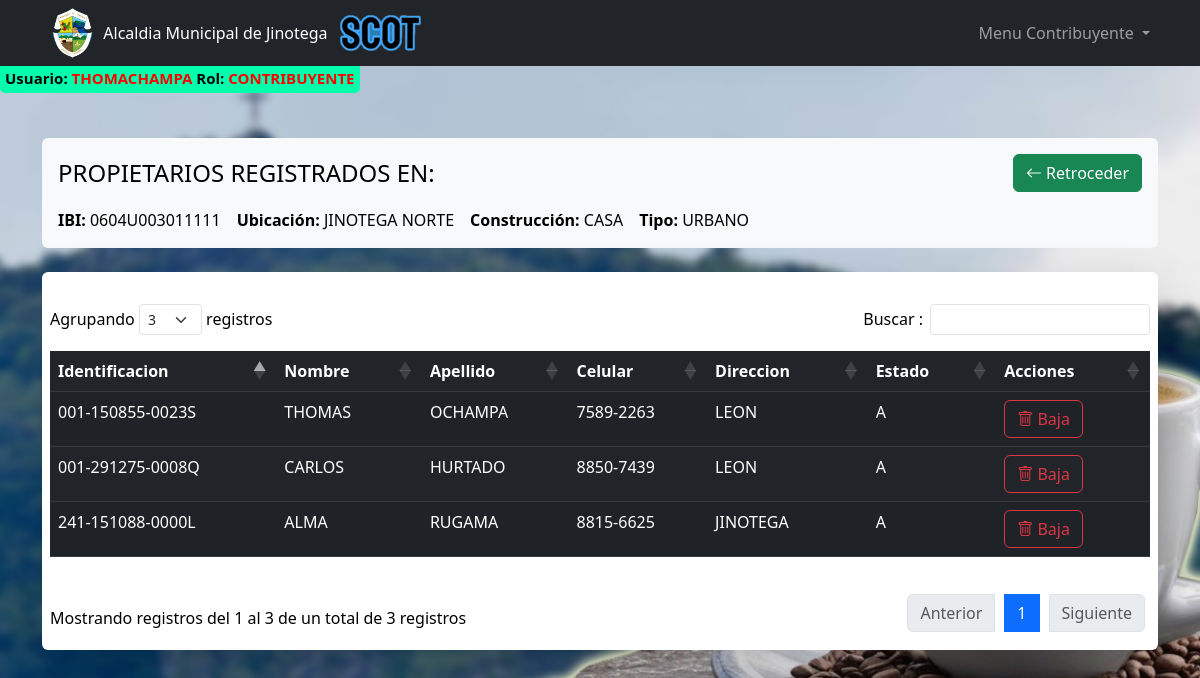
Page /pages/ibis/losPropietarios.php?codCatastral=0604U003011111 (signed in) on the committed database.
### tables this page shows
CREATE TABLE IF NOT EXISTS `ibi` (
  `codIBI` int(11) NOT NULL AUTO_INCREMENT,
  `codCatastral` varchar(30) NOT NULL,
  `ubicacion` varchar(100) DEFAULT NULL,
  `construccion` varchar(50) DEFAULT NULL,
  `tipoIBI` enum('URBANO','RURAL','ESPECIAL') NOT NULL,
  `uso` varchar(50) DEFAULT NULL,
  `TA` enum('S','N') DEFAULT NULL,
  `barrido` enum('S','N') DEFAULT NULL,
  `valorCatastral` decimal(10,2) NOT NULL,
  `finca` varchar(100) DEFAULT NULL,
  `folio` int(11) DEFAULT NULL,
  `tomo` int(11) DEFAULT NULL,
  `asiento` int(11) DEFAULT NULL,
  `estadoIBI` enum('ACTIVO','INACTIVO') DEFAULT 'ACTIVO',
  PRIMARY KEY (`codIBI`)
);

CREATE TABLE IF NOT EXISTS `tributos` (
  `idTributo` int(11) NOT NULL AUTO_INCREMENT,
  `identificacion` varchar(20) DEFAULT NULL,
  `tipoEntidad` enum('IBI','TA','LOTE','FIERRO') DEFAULT NULL,
  `codEntidad` varchar(20) DEFAULT NULL,
  PRIMARY KEY (`idTributo`),
  KEY `cedula_contribuyente` (`identificacion`),
  KEY `codigo_entidad` (`codEntidad`)
);

CREATE TABLE IF NOT EXISTS `usuarios` (
  `idUsuario` int(11) NOT NULL AUTO_INCREMENT,
  `usuario` varchar(50) NOT NULL,
  `password` varchar(100) NOT NULL,
  `rol` varchar(20) NOT NULL,
  `identificacion` varchar(30) NOT NULL,
  `nombre1` varchar(100) NOT NULL,
  `nombre2` varchar(30) DEFAULT NULL,
  `apellido1` varchar(30) NOT NULL,
  `apellido2` varchar(30) DEFAULT NULL,
  `email` varchar(100) DEFAULT NULL,
  `celular` varchar(30) NOT NULL,
  `direccion` varchar(100) DEFAULT NULL,
  `estado` varchar(1) NOT NULL DEFAULT 'A',
  PRIMARY KEY (`idUsuario`)
);

### pages/ibis/losPropietarios.php (the view, shortened to what this page needs)
<?php include '../../templates/header_menu.php'; ?>
<?php
    $conexion = new Conexion();
    $conn = $conexion->conectar();
    $codCatastral = isset($_GET['codCatastral']) ? mysqli_real_escape_string($conn, $_GET['codCatastral']) : '';
    $sql = sprintf("SELECT * FROM ibi WHERE codCatastral = '%s'", $codCatastral);
    $resultado = mysqli_query($conn, $sql);
    $ibis = [];
    if ($resultado) {
        while ($row = mysqli_fetch_assoc($resultado)) {
            $ibis[] = $row;
        }
    }
    $sql = sprintf("SELECT * FROM tributos T JOIN usuarios U ON T.identificacion = U.identificacion WHERE T.tipoEntidad = 'IBI' AND T.codEntidad = '%s'", $codCatastral);
    $resultado = mysqli_query($conn, $sql);
    $contribuyentes = [];
    $numRows = 0;
    if ($resultado) {
        $numRows = mysqli_num_rows($resultado);
        while ($row = mysqli_fetch_assoc($resultado)) {
            $contribuyentes[] = $row;
        }
    }
?>
<div class="container mt-5 fondoEspecial">
    <?php foreach ($ibis as $ibi): ?>
    <div class="bg-light p-3 rounded">
        <div class="d-flex justify-content-between align-items-center mb-3">
            <h4 class="mb-0">PROPIETARIOS REGISTRADOS EN:</h4>
            <button type="button" class="btn btn-success" onclick="window.history.back();">
                <i class="bi bi-arrow-left"></i> Retroceder
            </button>
        </div>
        <div class="d-flex flex-column flex-sm-row">
            <p class="me-3 mb-0"><strong>IBI:</strong> <?php echo htmlspecialchars($ibi['codCatastral']); ?></p>
            <p class="me-3 mb-0"><strong>Ubicación:</strong> <?php echo htmlspecialchars($ibi['ubicacion']); ?></p>
            <p class="me-3 mb-0"><strong>Construcción:</strong> <?php echo htmlspecialchars($ibi['construccion']); ?></p>
            <p class="mb-0"><strong>Tipo:</strong> <?php echo htmlspecialchars($ibi['tipoIBI']); ?></p>
        </div>
    </div>
    <?php endforeach; ?>
    <div class="row justify-content-center">
        <div class="container">
            <div class="p-2 col-md-12 shadow-lg pb-3 mt-4 bg-white rounded" style="margin-top: 20px;">
                <br>
                <table id='tablax' class="mt-2 mb-0 table table-dark table-striped">
                    <thead>
                        <tr>
                            <th>Identificacion</th>
                            <th>Nombre</th>
                            <th>Apellido</th>
                            <th>Celular</th>
                            <th>Direccion</th>
                            <th>Estado</th>
                            <th>Acciones</th>
                        </tr>
                    </thead>
                    <tbody>
                        <?php foreach ($contribuyentes as $contribuyente): ?>
                        <tr>
                            <td><?php echo htmlspecialchars($contribuyente['identificacion']); ?></td>
                            <td><?php echo htmlspecialchars($contribuyente['nombre1']); ?></td>
                            <td><?php echo htmlspecialchars($contribuyente['apellido1']); ?></td>
                            <td><?php echo htmlspecialchars($contribuyente['celular']); ?></td>
                            <td><?php echo htmlspecialchars($contribuyente['direccion']); ?></td>
                            <td><?php echo htmlspecialchars($contribuyente['estado']); ?></td>
                            <td>
                                <a href="bajaPropietarios.php?id=<?php echo htmlspecialchars($contribuyente['identificacion']); ?>&codCatastral=<?php echo htmlspecialchars($codCatastral); ?>" class="btn btn-outline-danger bi bi-trash <?php echo $numRows == 1 ? 'disabled' : ''; ?>" onclick="return confirm('¿Estás seguro de que deseas dar de baja a este propietario?');"> Baja</a>
                            </td>
                        </tr>
                        <?php endforeach; ?>
                    </tbody>
                </table>
            </div>
        </div>
    </div>
</div>

### templates/header_menu.php (style rules this page uses)
body { background-image: url("/public/Imagenes/FondoX.jpg"); background-size: cover; background-repeat: no-repeat; background-attachment: fixed; color: #000; }

### rows in the picture
ibi: codCatastral "0604U003011111", ubicacion "JINOTEGA NORTE", construccion "CASA", tipoIBI "URBANO"
tributos: usuarios.identificacion "001-150855-0023S", usuarios.nombre1 "THOMAS", usuarios.apellido1 "OCHAMPA", usuarios.celular "7589-2263", usuarios.direccion "LEON", usuarios.estado "A"
tributos: usuarios.identificacion "001-291275-0008Q", usuarios.nombre1 "CARLOS", usuarios.apellido1 "HURTADO", usuarios.celular "8850-7439", usuarios.direccion "LEON", usuarios.estado "A"
tributos: usuarios.identificacion "241-151088-0000L", usuarios.nombre1 "ALMA", usuarios.apellido1 "RUGAMA", usuarios.celular "8815-6625", usuarios.direccion "JINOTEGA", usuarios.estado "A"

### other values in the picture
$_SESSION['usuario'] "THOMACHAMPA"
$_SESSION['rol'] "CONTRIBUYENTE"
